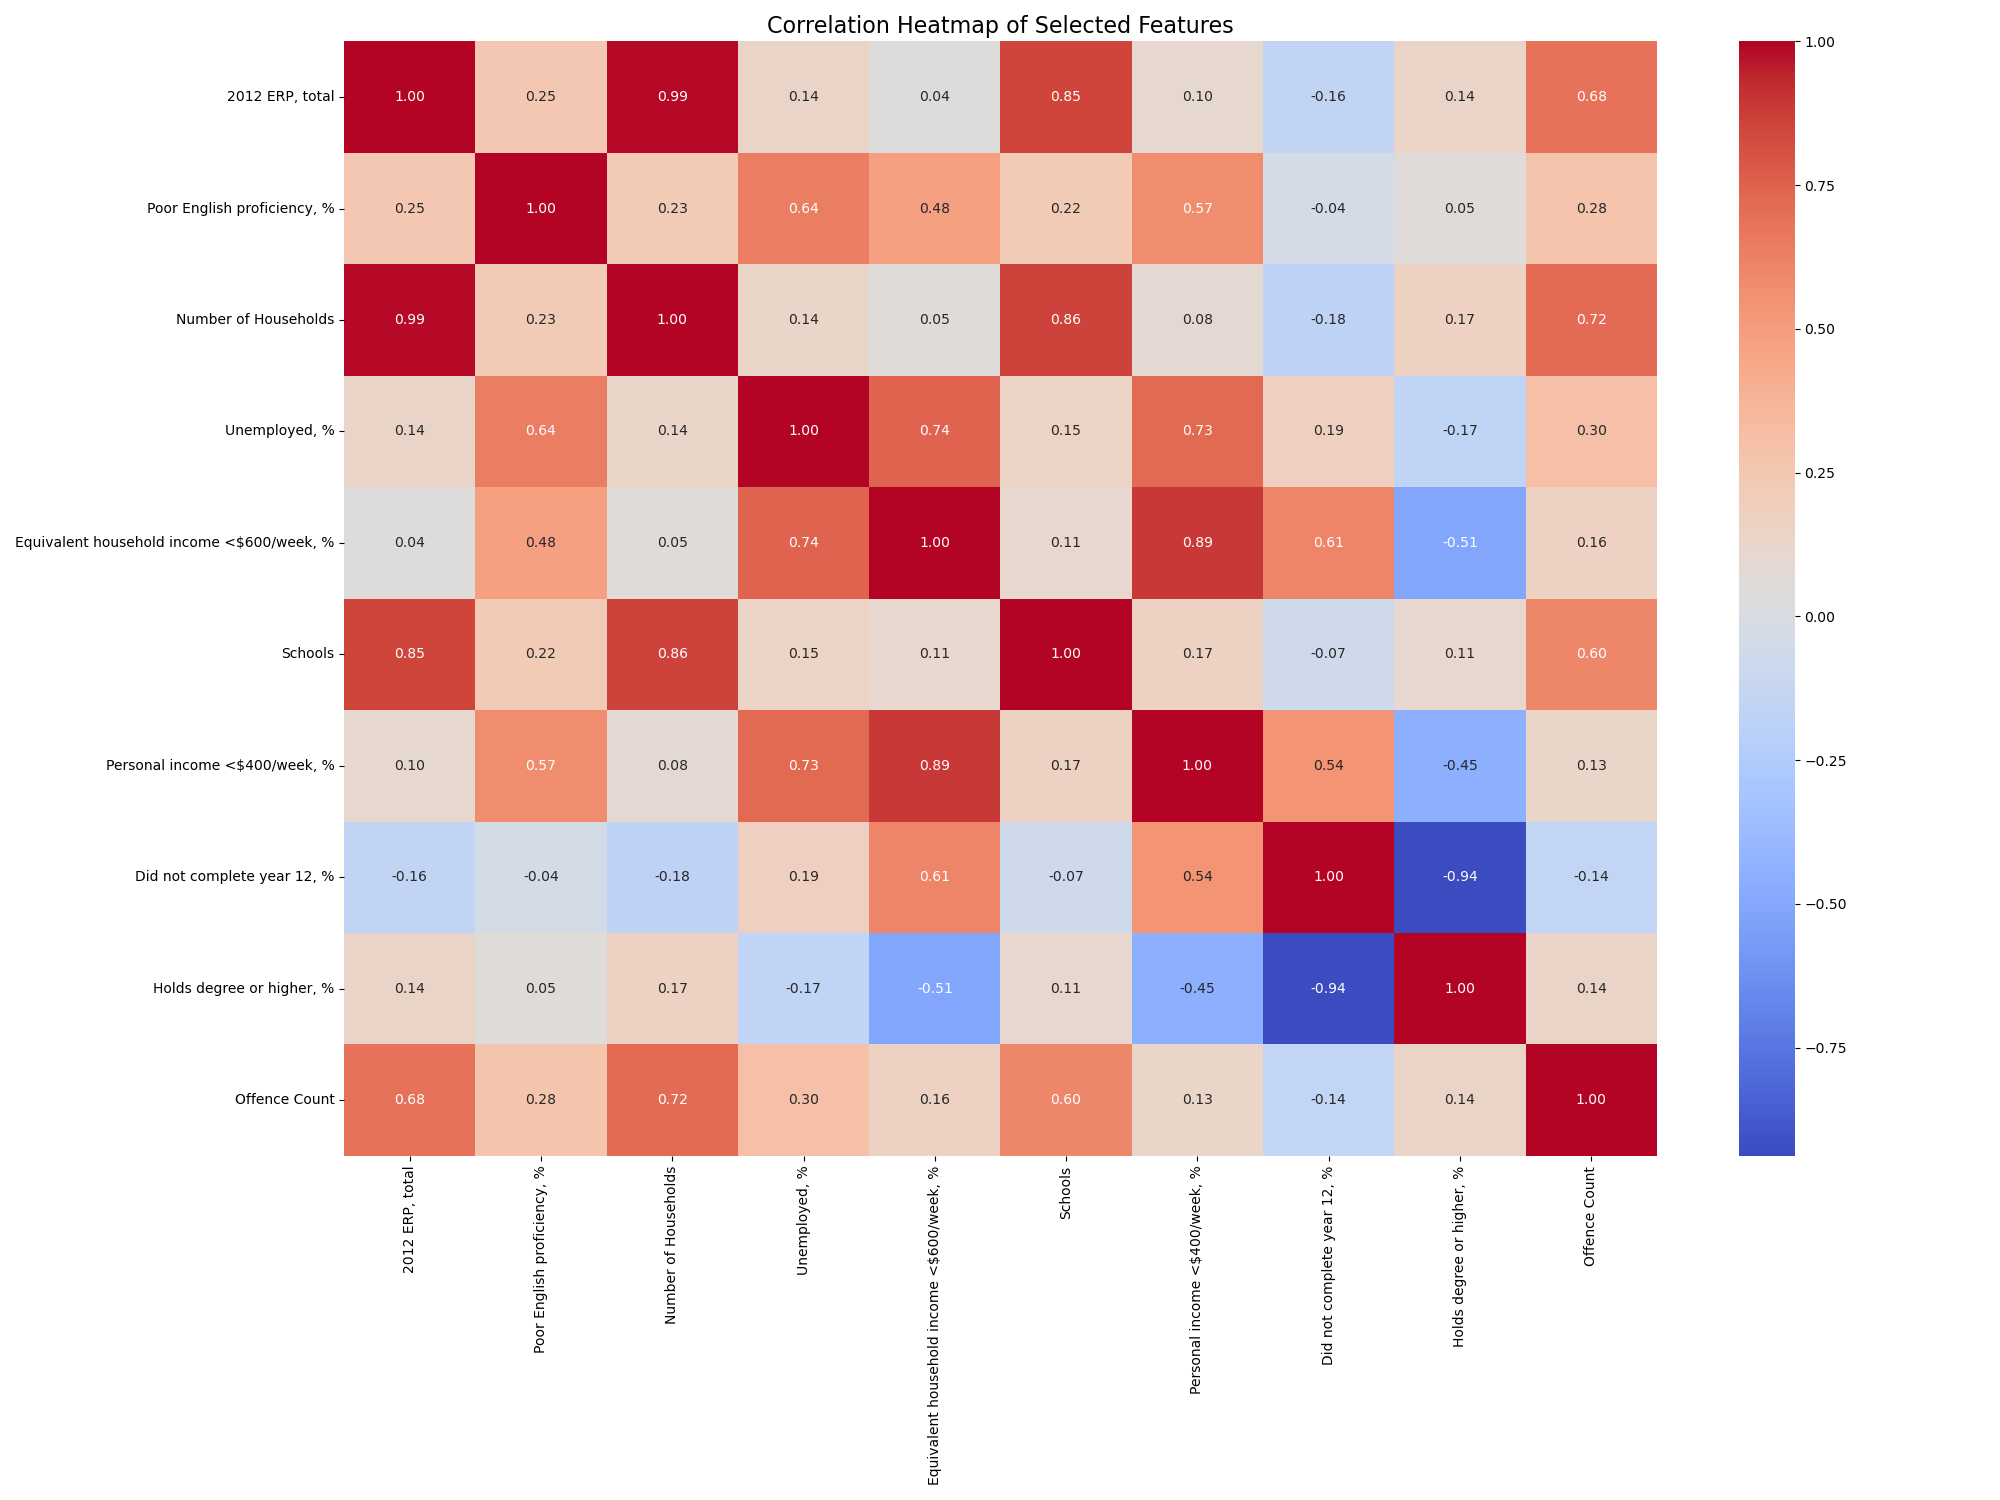

This figure's Python source:
import pandas as pd
import matplotlib.pyplot as plt
import seaborn as sns
import matplotlib.pyplot as plt
from sklearn.model_selection import train_test_split, cross_val_score
from sklearn.linear_model import LinearRegression
from sklearn.metrics import mean_squared_error, r2_score
from sklearn.model_selection import KFold

df = pd.read_csv("communities.csv")
crime_df = pd.read_excel("Table03.xlsx")

def heatmap_petty_crimes():
    df["Schools"] = df["Primary Schools"] + df["Secondary Schools"] + df["P12 Schools"] + df["Other Schools"]
    suburbs = df[df["Community Name"].str.contains("Suburb")].copy()
    suburbs["Community Name"] = suburbs["Community Name"].str.replace(r'\s+\(.*\)', '', regex = True)

    crimes_2014 = crime_df[crime_df["Year"] == 2014].copy()
    petty_crimes = crimes_2014[crimes_2014["Offence Subdivision"].isin([
        "A20 Assault and related offences", 
        "B40 Theft", 
        "B20 Property damage", 
        "B30 Burglary/Break and enter"
        ])].copy()
    grouped_crimes = petty_crimes.groupby("Suburb/Town Name")['Offence Count'].sum()
    merged_df = pd.merge(suburbs, grouped_crimes, left_on='Community Name', right_on='Suburb/Town Name', how='left')
    relevant_columns = [
    '2012 ERP, total', 'Poor English proficiency, %', 'Number of Households', 'Unemployed, %', 
    'Equivalent household income <$600/week, %', 'Schools', 
    'Personal income <$400/week, %', 'Did not complete year 12, %', 
    'Holds degree or higher, %', 'Offence Count'
    ]
    filtered_df = merged_df[relevant_columns]
    
    # Set up Heatmap
    correlation_matrix = filtered_df.corr()
    plt.figure(figsize=(20, 15))
    plt.xticks(fontsize=10)
    plt.yticks(fontsize=10)
    sns.heatmap(correlation_matrix, annot=True, cmap="coolwarm", fmt=".2f")
    plt.title('Correlation Heatmap of Selected Features', fontsize=16)
    plt.tight_layout()
    plt.savefig("heatmap_petty_crimes.png")
    return

